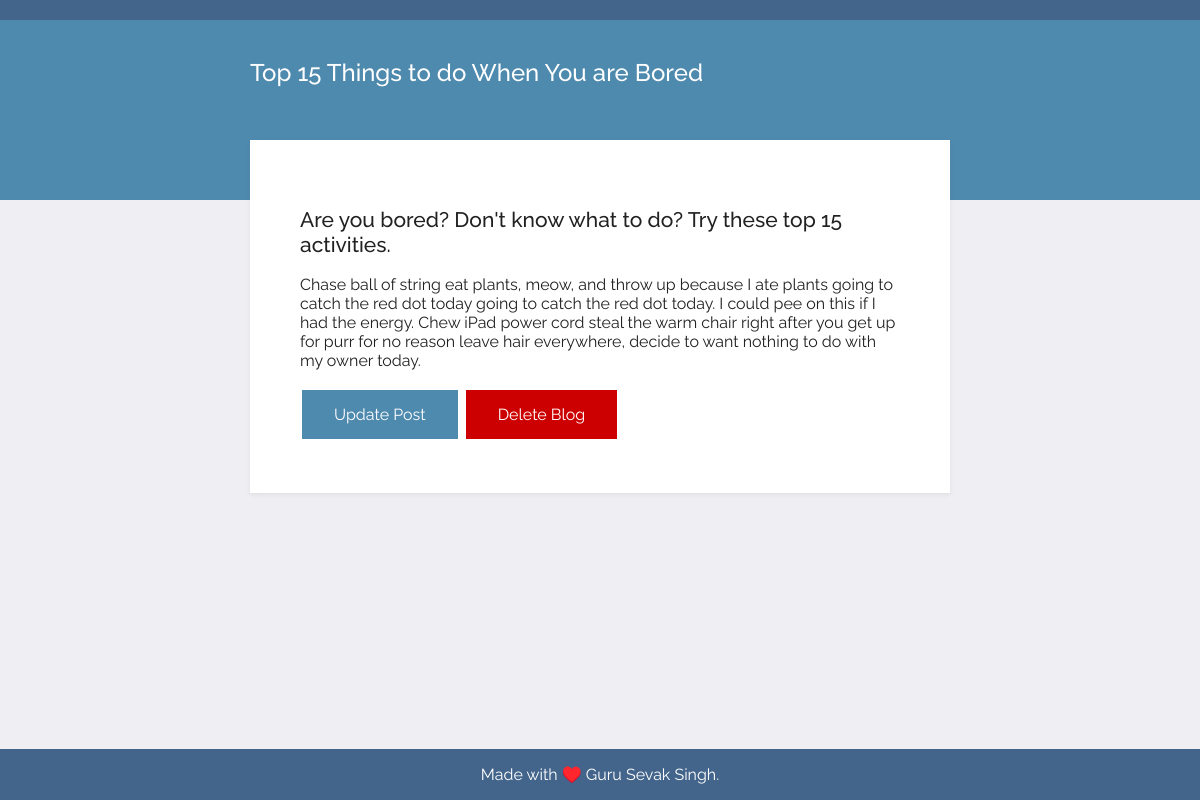
Screenshot of /post/2 with the database file from the repository.
### app.py (models this page shows)
class BlogPost(db.Model):
    id = db.Column(db.Integer, primary_key=True)
    title = db.Column(db.String(250), unique=True, nullable=False)
    subtitle = db.Column(db.String(250), nullable=False)
    body = db.Column(db.Text, nullable=False)

### app.py (the view)
@app.route('/post/<int:index>')
def get_post(index):
    requested_post = BlogPost.query.get(index)
    return render_template("post.html", post=requested_post)

### templates/post.html (shortened to what this page needs)
{% extends "base.html" %}
{% block body %}
<div class="top">
    <div class="title">
        <h1>{{post.title}}</h1>
    </div>
</div>
<div class="content">
    <div class="card">
        <h2>{{post.subtitle}}</h2>
        <p>{{post.body}}</p>
        <a class="submit-button" href="{{ url_for('update_post', post_id=post.id) }}">Update Post</a>
        <a class="delete-button" href="{{ url_for('delete_post', post_id=post.id) }}">Delete Blog</a>
    </div>
</div>
{% endblock %}

### static/css/styles.css (style rules this page uses)
body { background: #efeff3; margin: 0; font-family: 'Raleway', sans-serif; -webkit-font-smoothing: antialiased; color: #212121; }
.top { background: #4e89ae; height: 180px; border-top: 20px solid #43658b; }
.top .title { width: 700px; margin: 38px auto 0 auto; }
.title h1 { font-size: 24px; color: #FFF; font-weight: 500; }
.content { margin: -80px auto 100px; padding-bottom: 20px; }
.card { position: relative; background: #fff; padding: 50px; width: 600px; margin: 20px auto 0 auto; box-shadow: 0 2px 4px rgba(100, 100, 100, .1); }
.card h2 { font-size: 21px; font-weight: 500; }
.submit-button { background-color: #4e89ae; border: none; color: white; padding: 15px 32px; text-align: center; text-decoration: none; display: inline-block; font-size: 16px; margin: 4px 2px; cursor: pointer; }
.delete-button { background-color: #cc0000; border: none; color: white; padding: 15px 32px; text-align: center; text-decoration: none; display: inline-block; font-size: 16px; margin: 4px 2px; cursor: pointer; }

### rows the page displays
BlogPost: title "Top 15 Things to do When You are Bored", subtitle "Are you bored? Don't know what to do? Try these top 15 activities.", body "Chase ball of string eat plants, meow, and throw up because I ate plants going to catch the red dot today going to catch the red dot today. I could pee on this if I had the energy. Chew iPad power cord steal the warm chair right after you get up for purr for no reason leave hair everywhere, decide to want nothing to do with my owner today."
